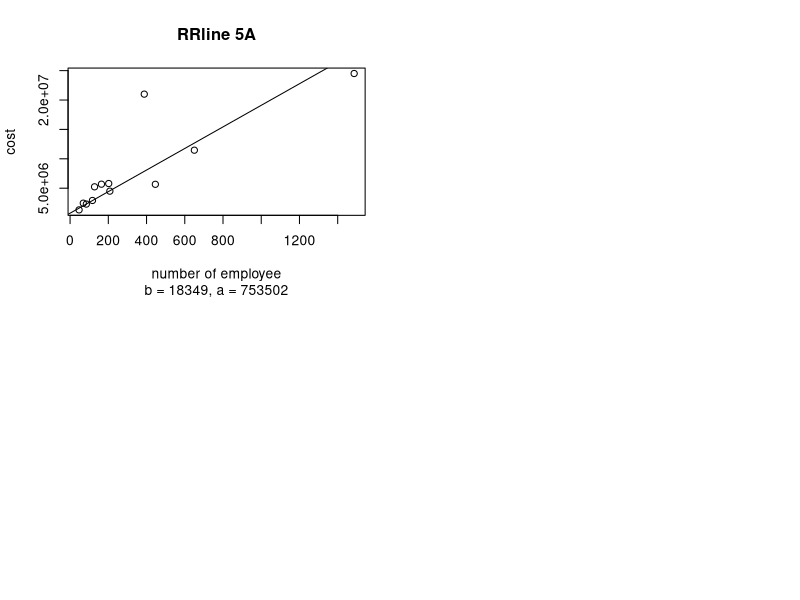

Recreate this plot in R. (Note: a time limit stopped this script after it produced the figure.)
pdf("EDA_sep26.pdf",paper = "a4")
data1<-function(){
  names<-c("Defense","HEW","Agriculture","Treasury","Congress","Commerce","Energy Research and Dev.Admin","NASA","Transportation","HUD","White House","Veterans Admin")
  number_employee<-c(1486,388,650,202,446,164,128,208,117,69,85,47)
  cost<-c(24508000,21000000,11467300,5798235,5663174,5683609,5236800,4500000,2913509,2455000,2300000,1313300)
  return(data.frame(names,number_employee,cost))
}



##using method of 5A
par(mfrow=c(2,2))
first<-data1()
first<-first[order(first[,2]),]
fit<-function(dataframe){
  left<-dataframe[1:4,];right<-dataframe[9:12,]
  xL<-median(left[,2]);xR<-median(right[,2])
  yL<-median(left[,3]);yR<-median(right[,3])
  slope<-(yR-yL)/(xR-xL)
  intercept<-median(dataframe$cost-slope*dataframe$number_employee)
  return(data.frame(slope,intercept))
}

cof<-function(RRline,RRfit){
  RRline[,1]<-RRline[,1]+RRfit[,1]
  RRline[,2]<-RRline[,2]+RRfit[,2]
  return(RRline)
}

renew<-function(dataframe,RRline){
  dataframe[,3]<-dataframe[,3]-dataframe[,2]*RRline[,1]-RRline[,2]
  return(dataframe)
}

newline<-function(b,a){
  slope<-b;intercept<-a
  return(data.frame(slope,intercept))
}

RRline<-newline(0,0)
RRfit<-fit(first)
RRline<-cof(RRline,RRfit)
#plot(first$number_employee,first$cost)+abline(b=RRline$slope,a=RRline$intercept)
for(i in 1:30){
  RRfit<-fit(renew(first,RRline))
  RRline<-cof(RRline,RRfit)
}
plot(first$number_employee,first$cost,xlab = "number of employee",ylab = "cost",main = "RRline 5A",sub = "b = 18349, a = 753502")+abline(b=RRline$slope,a=RRline$intercept)

##using method of 5B
first<-data1()
first<-first[order(first[,2]),]
RRline<-newline(0,0)
RRfit0<-fit(first)
RRline<-cof(RRline,RRfit0)

RRfit1<-fit(renew(first,RRline))
RRline<-cof(RRline,RRfit1)
converge<-0
iteration.time<-0
while(converge==0){
  
  if(RRfit0[,1] * RRfit1[,1] > 0.001){
    RRfit2<-fit(renew(first,RRline))
    RRline<-cof(RRline,RRfit2)
    RRfit0<-RRfit1
    RRfit1<-RRfit2
  }
  if(RRfit0[,1]*RRfit1[,1]< -0.001){
    RRfit2<-newline(0,0)
    RRfit2[,1]<-0.5*(RRfit1[,1]+RRfit0[,1])
    RRfit2[,2]<-median(renew(first,RRline)[,3]-RRfit[,1]*first[,2])
    RRline<-cof(RRline,RRfit2)
    RRfit0<-RRfit1
    RRfit1<-RRfit2
  }
  if(abs(RRfit1[,1])<=0.001){
   converge<-1 
  }
  iteration.time<-iteration.time+1
}  
iteration.time
plot(first$number_employee,first$cost,xlab = "number of employee",ylab = "cost",main = "RRline 5B", sub = "b = 28213, a = -50294")+abline(b=RRline$slope,a=RRline$intercept)



data2<-function(){
  child<-c(1:18)
  age<-c(109,113,115,116,119,120,121,124,126,129,130,133,134,135,137,139,141,142)
  height<-c(137.6,147.8,136.8,140.7,132.7,145.4,135.0,133.0,148.5,148.3,147.5,148.8,133.2,148.7,152.0,150.6,165.3,149.9)
  return(data.frame(child,age,height))
}
second<-data2()
second<-second[order(second[,2]),]
##wald
slope.wald<-(sum(second$height[10:18])-sum(second$height[1:9]))/(sum(second$age[10:18])-sum(second$age[1:9]))
intecept.wald<-mean(second$height)-slope.wald*mean(second$age)
#par(mfrow=c(3,1))
plot(second$age,second$height,xlab = "age",ylab = "height",main = "Wald ex2",sub = "b = 0.553, a = 74.42")+abline(a=intecept.wald,b=slope.wald)

##Bartlett
slope.bartlett<-(mean(second$height[13:18])-mean(second$height[1:6]))/(mean(second$age[13:18])-mean(second$age[1:6]))
intecept.bartlett<-mean(second$height)-slope.bartlett*mean(second$age)
plot(second$age,second$height,xlab = "age",ylab = "height",main = "Bartlett ex2",sub = "b = 0.432, a = 89.80")+abline(a=intecept.bartlett,b=slope.bartlett)
##Brown and Mood
converge<-0
iteration.time<-0
left<-second[1:9,];right<-second[10:18,]
slope.BM=1
while(converge==0){
  medL<-median(left[,3]-slope.BM*left[,2])
  medR<-median(right[,3]-slope.BM*right[,2])
  if(medL>medR+0.001){
    slope.BM<-slope.BM*0.9
  }
  if(medL<medR-0.001){
    slope.BM<-slope.BM*1.1
  }
  if(abs(medL-medR)<=0.001){
    converge<-1}
  iteration.time<-iteration.time+1
}  
intercept.BM<-medL
plot(second$age,second$height,xlab = "age",ylab = "height",main = "Brown Mood ex2",sub = "b = 0.479, a = 84.38")+abline(a=intercept.BM,b=slope.BM)
medL<-median(left[,3]-slope.BM*left[,2])
medR<-median(right[,3]-slope.BM*right[,2])
medL
medR
slope.BM
iteration.time

data3<-function(){
  child<-c(1:18)
  age<-c(109,113,115,116,119,120,121,124,126,129,130,133,134,135,137,139,141,142)
  height<-c(13.76,147.8,136.8,140.7,132.7,145.4,135.0,133.0,148.5,148.3,147.5,148.8,133.2,148.7,152.0,150.6,165.3,149.9)
  return(data.frame(child,age,height))
}
##RRline
#par(mfrow=c(3,1))
third<-data3()
third<-third[order(third[,2]),]
fit<-function(dataframe){
  left<-dataframe[1:6,];right<-dataframe[13:18,]
  xL<-median(left[,2]);xR<-median(right[,2])
  yL<-median(left[,3]);yR<-median(right[,3])
  slope<-(yR-yL)/(xR-xL)
  intercept<-median(dataframe[,3]-slope*dataframe[,2])
  return(data.frame(slope,intercept))
}

cof<-function(RRline,RRfit){
  RRline[,1]<-RRline[,1]+RRfit[,1]
  RRline[,2]<-RRline[,2]+RRfit[,2]
  return(RRline)
}

renew<-function(dataframe,RRline){
  dataframe[,3]<-dataframe[,3]-dataframe[,2]*RRline[,1]-RRline[,2]
  return(dataframe)
}

newline<-function(b,a){
  slope<-b;intercept<-a
  return(data.frame(slope,intercept))
}

RRline<-newline(0,0)
RRfit<-fit(third)
RRline<-cof(RRline,RRfit)

for(i in 1:30){
  RRfit<-fit(renew(third,RRline))
  RRline<-cof(RRline,RRfit)
}
plot(third[,2],third[,3],xlab = "age",ylab = "height",main = "RRline ex3",sub = "b = 0.507, a = 80.8")+abline(b=RRline$slope,a=RRline$intercept)
##least square regression
LSR<-lm(height~age,data=third)
plot(third[,2],third[,3],xlab = "age",ylab = "height",main = "LSR ex3",sub = "b = 1.76, a = -85.39")+abline(b=1.759,a=-85.393)
##bartlett
slope.bartlett<-(mean(third$height[13:18])-mean(third$height[1:6]))/(mean(third$age[13:18])-mean(third$age[1:6]))
intecept.bartlett<-mean(third$height)-slope.bartlett*mean(third$age)
plot(third$age,third$height,xlab = "age",ylab = "height",main = "Bartlett ex3",sub = "b = 1.34, a = -32.57")+abline(a=intecept.bartlett,b=slope.bartlett)
dev.off()
